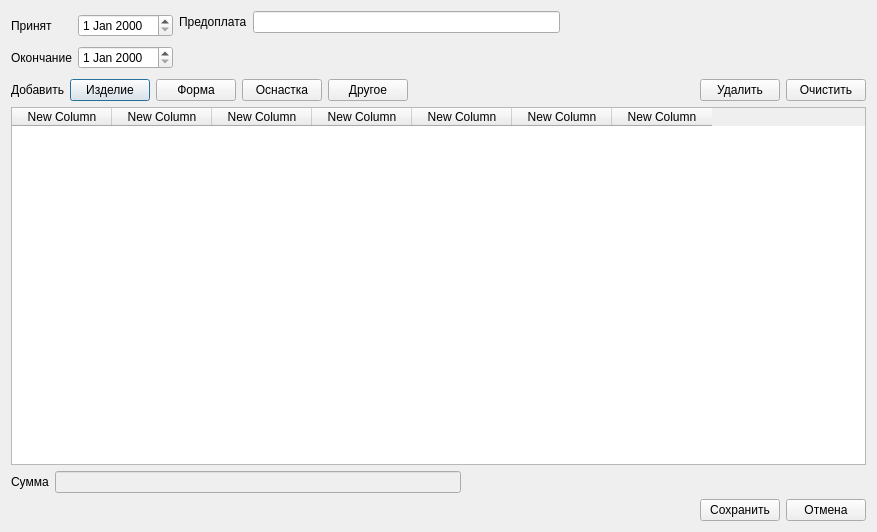
<?xml version="1.0" encoding="UTF-8"?>
<ui version="4.0">
 <class>w_o_dialog_2</class>
 <widget class="QDialog" name="w_o_dialog_2">
  <property name="geometry">
   <rect>
    <x>0</x>
    <y>0</y>
    <width>877</width>
    <height>532</height>
   </rect>
  </property>
  <property name="windowTitle">
   <string>Состав заказа</string>
  </property>
  <layout class="QVBoxLayout" name="verticalLayout_3">
   <item>
    <layout class="QHBoxLayout" name="hlayout_filter">
     <item>
      <layout class="QVBoxLayout" name="verticalLayout_2">
       <item>
        <layout class="QHBoxLayout" name="horizontalLayout_2">
         <item>
          <widget class="QLabel" name="label_start">
           <property name="text">
            <string>Принят</string>
           </property>
          </widget>
         </item>
         <item>
          <widget class="QDateEdit" name="dateedit_start"/>
         </item>
        </layout>
       </item>
       <item>
        <layout class="QHBoxLayout" name="horizontalLayout_3">
         <item>
          <widget class="QLabel" name="label_fin">
           <property name="text">
            <string>Окончание</string>
           </property>
          </widget>
         </item>
         <item>
          <widget class="QDateEdit" name="dateedit_fin"/>
         </item>
        </layout>
       </item>
      </layout>
     </item>
     <item>
      <layout class="QVBoxLayout" name="verticalLayout">
       <item>
        <layout class="QHBoxLayout" name="horizontalLayout">
         <item>
          <widget class="QLabel" name="label_pay">
           <property name="text">
            <string>Предоплата</string>
           </property>
          </widget>
         </item>
         <item>
          <widget class="QLineEdit" name="lineedit_pay"/>
         </item>
         <item>
          <spacer name="hspacer_1">
           <property name="orientation">
            <enum>Qt::Horizontal</enum>
           </property>
           <property name="sizeHint" stdset="0">
            <size>
             <width>40</width>
             <height>20</height>
            </size>
           </property>
          </spacer>
         </item>
        </layout>
       </item>
       <item>
        <spacer name="vspacer">
         <property name="orientation">
          <enum>Qt::Vertical</enum>
         </property>
         <property name="sizeType">
          <enum>QSizePolicy::Maximum</enum>
         </property>
         <property name="sizeHint" stdset="0">
          <size>
           <width>20</width>
           <height>40</height>
          </size>
         </property>
        </spacer>
       </item>
      </layout>
     </item>
    </layout>
   </item>
   <item>
    <layout class="QHBoxLayout" name="horizontalLayout_4">
     <item>
      <widget class="QLabel" name="label_name">
       <property name="text">
        <string>Добавить</string>
       </property>
      </widget>
     </item>
     <item>
      <widget class="QPushButton" name="pushbutton_product">
       <property name="text">
        <string>Изделие</string>
       </property>
      </widget>
     </item>
     <item>
      <widget class="QPushButton" name="pushbutton_form">
       <property name="text">
        <string>Форма</string>
       </property>
      </widget>
     </item>
     <item>
      <widget class="QPushButton" name="pushbutton_osnastca">
       <property name="text">
        <string>Оснастка</string>
       </property>
      </widget>
     </item>
     <item>
      <widget class="QPushButton" name="pushbutton_another">
       <property name="text">
        <string>Другое</string>
       </property>
      </widget>
     </item>
     <item>
      <spacer name="hspacer_2">
       <property name="orientation">
        <enum>Qt::Horizontal</enum>
       </property>
       <property name="sizeHint" stdset="0">
        <size>
         <width>40</width>
         <height>20</height>
        </size>
       </property>
      </spacer>
     </item>
     <item>
      <widget class="QPushButton" name="pushbutton_delete">
       <property name="text">
        <string>Удалить</string>
       </property>
      </widget>
     </item>
     <item>
      <widget class="QPushButton" name="pushbutton_clear">
       <property name="text">
        <string>Очистить</string>
       </property>
      </widget>
     </item>
    </layout>
   </item>
   <item>
    <widget class="QTableWidget" name="table">
     <column>
      <property name="text">
       <string>New Column</string>
      </property>
     </column>
     <column>
      <property name="text">
       <string>New Column</string>
      </property>
     </column>
     <column>
      <property name="text">
       <string>New Column</string>
      </property>
     </column>
     <column>
      <property name="text">
       <string>New Column</string>
      </property>
     </column>
     <column>
      <property name="text">
       <string>New Column</string>
      </property>
     </column>
     <column>
      <property name="text">
       <string>New Column</string>
      </property>
     </column>
     <column>
      <property name="text">
       <string>New Column</string>
      </property>
     </column>
    </widget>
   </item>
   <item>
    <layout class="QHBoxLayout" name="horizontalLayout_5">
     <item>
      <widget class="QLabel" name="label_sum">
       <property name="text">
        <string>Сумма</string>
       </property>
      </widget>
     </item>
     <item>
      <widget class="QLineEdit" name="lineEdit">
       <property name="enabled">
        <bool>false</bool>
       </property>
      </widget>
     </item>
     <item>
      <spacer name="hspacer_3">
       <property name="orientation">
        <enum>Qt::Horizontal</enum>
       </property>
       <property name="sizeHint" stdset="0">
        <size>
         <width>40</width>
         <height>20</height>
        </size>
       </property>
      </spacer>
     </item>
    </layout>
   </item>
   <item>
    <layout class="QHBoxLayout" name="horizontalLayout_7">
     <item>
      <spacer name="hspacer_4">
       <property name="orientation">
        <enum>Qt::Horizontal</enum>
       </property>
       <property name="sizeHint" stdset="0">
        <size>
         <width>40</width>
         <height>20</height>
        </size>
       </property>
      </spacer>
     </item>
     <item>
      <widget class="QPushButton" name="pushbutton_save">
       <property name="text">
        <string>Сохранить</string>
       </property>
      </widget>
     </item>
     <item>
      <widget class="QPushButton" name="pushbutton_cancel">
       <property name="text">
        <string>Отмена</string>
       </property>
      </widget>
     </item>
    </layout>
   </item>
  </layout>
 </widget>
 <resources/>
 <connections/>
</ui>
